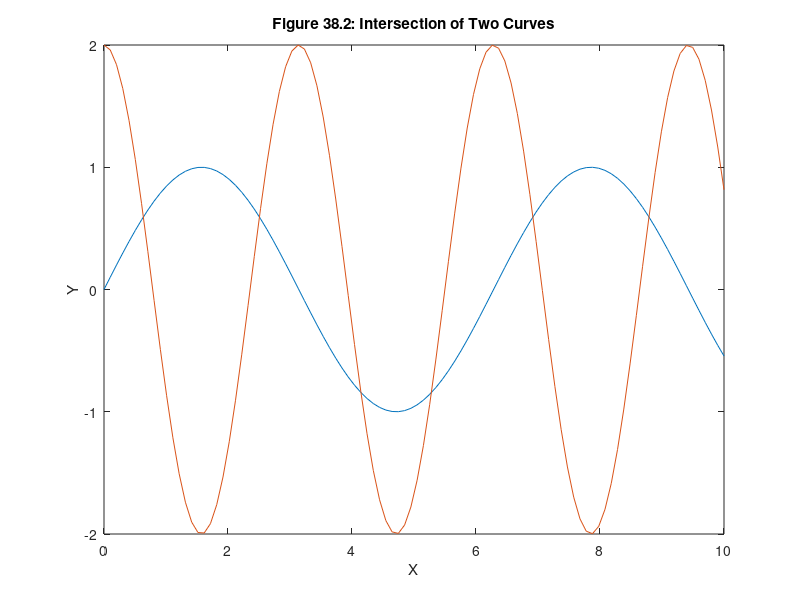

MATLAB code for this plot:
x=linspace(0,10);
y=sin(x);
z=2*cos(2*x);
plot(x,y,x,z)
xlabel X
ylabel Y
title 'Figure 38.2: Intersection of Two Curves'
